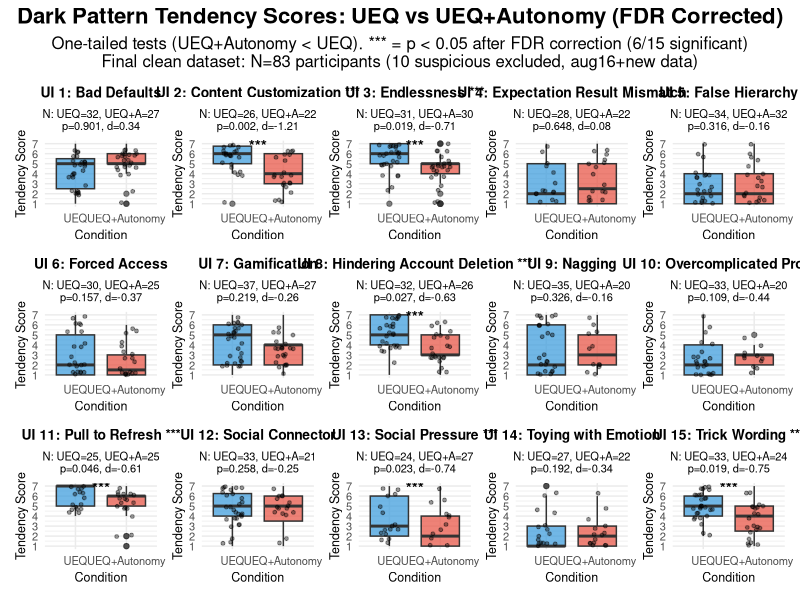

Recreate this plot in R.
# Create Dark Pattern Tendency Plot with FDR Corrected Results
# Using: individual_interface_analysis_final_clean_N65.csv

library(dplyr)
library(ggplot2)
library(patchwork)

cat("=== CREATING DARK PATTERN TENDENCY PLOT (FDR CORRECTED) ===\n")

# Load the FDR-corrected results
results_data <- read.csv("results/individual_interface_analysis_final_clean_N65.csv")
cat("Loaded results for", nrow(results_data), "interfaces\n")

# Load the interface data for plotting
interface_data <- read.csv("results/interface_plot_data_aug16_plus_new_filtered.csv")
cat("Loaded interface data:", nrow(interface_data), "evaluations from", 
    length(unique(interface_data$ResponseId)), "participants\n")

# Check which interfaces have significant FDR-corrected results
sig_interfaces <- results_data %>%
  filter(tendency_p_fdr < 0.05) %>%
  pull(interface)

cat("Significant interfaces after FDR correction:", length(sig_interfaces), "\n")
if(length(sig_interfaces) > 0) {
  sig_names <- results_data %>%
    filter(interface %in% sig_interfaces) %>%
    select(interface, pattern_name, tendency_p_fdr, tendency_cohens_d)
  print(sig_names)
}

# Create individual interface plot function
create_interface_plot <- function(ui_num) {
  
  # Get interface data
  ui_data <- interface_data %>%
    filter(interface == ui_num, !is.na(tendency))
  
  if(nrow(ui_data) == 0) {
    return(NULL)
  }
  
  # Get results for this interface
  ui_results <- results_data %>%
    filter(interface == ui_num)
  
  pattern_name <- ui_results$pattern_name
  p_fdr <- ui_results$tendency_p_fdr
  cohens_d <- ui_results$tendency_cohens_d
  
  # Determine if significant (FDR corrected)
  is_significant <- p_fdr < 0.05
  
  # Create title with significance indicator (but not red)
  title_text <- paste0("UI ", ui_num, ": ", pattern_name)
  if(is_significant) {
    title_text <- paste0(title_text, " ***")
  }
  
  # Get sample sizes
  n_ueq <- sum(ui_data$condition_f == "UEQ")
  n_ueeq <- sum(ui_data$condition_f == "UEQ+Autonomy")
  
  # Create the plot
  p <- ggplot(ui_data, aes(x = condition_f, y = tendency, fill = condition_f)) +
    geom_boxplot(alpha = 0.7, outlier.alpha = 0.6) +
    geom_jitter(width = 0.2, alpha = 0.4, size = 1) +
    scale_fill_manual(values = c("UEQ" = "#3498db", "UEQ+Autonomy" = "#e74c3c")) +
    labs(
      title = title_text,
      x = "Condition",
      y = "Tendency Score",
      subtitle = paste0("N: UEQ=", n_ueq, ", UEQ+A=", n_ueeq, 
                       "\np=", sprintf("%.3f", p_fdr), ", d=", sprintf("%.2f", cohens_d))
    ) +
    theme_minimal() +
    theme(
      legend.position = "none",
      plot.title = element_text(size = 10, face = "bold", hjust = 0.5),
      plot.subtitle = element_text(size = 8, hjust = 0.5),
      axis.title = element_text(size = 9),
      axis.text = element_text(size = 8)
    ) +
    scale_y_continuous(limits = c(1, 7), breaks = 1:7)
  
  # Add significance annotation (but not in red)
  if(is_significant) {
    p <- p + 
      annotate("text", x = 1.5, y = 6.8, label = "***", color = "black", size = 4, fontface = "bold")
  }
  
  return(p)
}

# Create plots for all interfaces
cat("\nCreating individual plots...\n")

tendency_plots <- list()
for(ui_num in 1:15) {
  plot <- create_interface_plot(ui_num)
  if(!is.null(plot)) {
    tendency_plots[[paste0("ui", ui_num)]] <- plot
  }
}

# Combine plots
if(length(tendency_plots) > 0) {
  
  # Create directory if it doesn't exist
  if(!dir.exists("plots")) {
    dir.create("plots")
  }
  
  tendency_grid <- wrap_plots(tendency_plots, ncol = 5, nrow = 3)
  
  # Count significant results
  n_sig_fdr <- sum(results_data$tendency_p_fdr < 0.05, na.rm = TRUE)
  n_total <- nrow(results_data)
  
  tendency_final <- tendency_grid + 
    plot_annotation(
      title = "Dark Pattern Tendency Scores: UEQ vs UEQ+Autonomy (FDR Corrected)",
      subtitle = paste0("One-tailed tests (UEQ+Autonomy < UEQ). *** = p < 0.05 after FDR correction (", 
                       n_sig_fdr, "/", n_total, " significant)\n",
                       "Final clean dataset: N=", length(unique(interface_data$ResponseId)), 
                       " participants (10 suspicious excluded, aug16+new data)"),
      theme = theme(
        plot.title = element_text(size = 16, face = "bold", hjust = 0.5),
        plot.subtitle = element_text(size = 12, hjust = 0.5)
      )
    )
  
  # Save the plot
  filename <- "plots/dark_patterns_tendency_cleaned_fdr_onetailed.png"
  ggsave(filename, plot = tendency_final, width = 24, height = 14, dpi = 300)
  
  cat("✓ Plot saved:", filename, "\n")
  cat("✓ Significant interfaces (FDR corrected):", n_sig_fdr, "out of", n_total, "\n")
  
  # List significant interfaces
  if(n_sig_fdr > 0) {
    cat("\nSignificant interfaces:\n")
    sig_summary <- results_data %>%
      filter(tendency_p_fdr < 0.05) %>%
      select(interface, pattern_name, tendency_p_fdr, tendency_cohens_d) %>%
      arrange(tendency_p_fdr)
    
    for(i in 1:nrow(sig_summary)) {
      cat(sprintf("• UI %d (%s): p=%.4f, d=%.2f\n", 
                  sig_summary$interface[i], 
                  sig_summary$pattern_name[i],
                  sig_summary$tendency_p_fdr[i],
                  sig_summary$tendency_cohens_d[i]))
    }
  }
  
} else {
  cat("❌ No plots created - check data availability\n")
}

cat("\n✓ Plot generation complete!\n")
